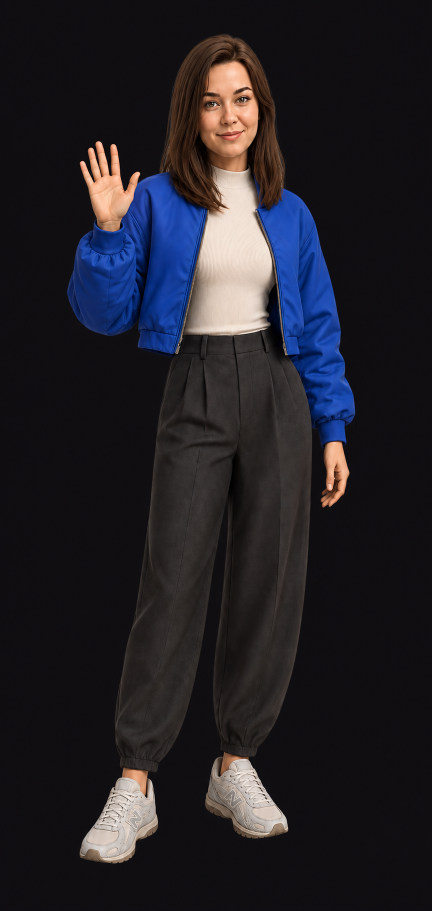
#> input picture assets/hero-wave-frames/viktoria-profile-dark-master-v10.png, 864 x 1821 px (shown at 1/2 size)
$ python build_profile_character.py
#> lines starting #> are read from the running program, lines starting #| are printed output that depends on the picture; after the words box and inside, x2 and y2 are one past the last pixel; in counts of white or black regions, pixels touching at a corner belong together
#> in main, dark is the input picture: PIL image 864x1821 RGB; mean R, G, B 34.3, 32.3, 38.5
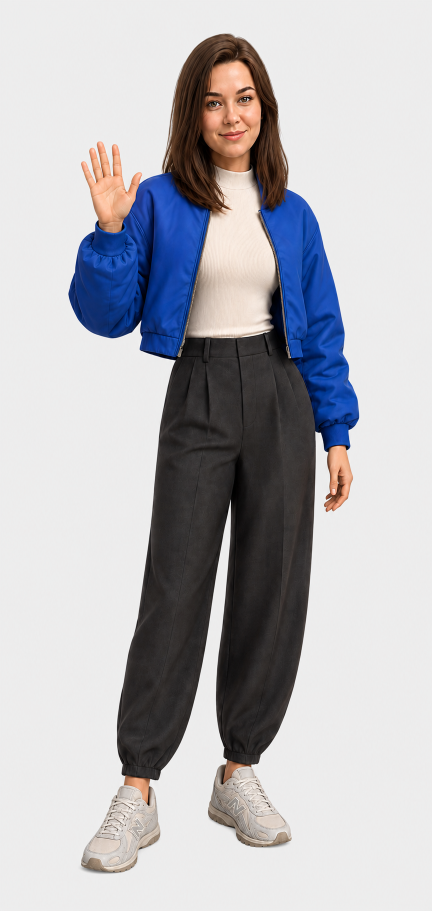
#> input picture assets/hero-wave-frames/viktoria-profile-light-master-v10.png, 864 x 1821 px (shown at 1/2 size)
#> in main, light is the input picture: PIL image 864x1821 RGB; mean R, G, B 182.5, 182.1, 186.6
#!/usr/bin/env python3
"""Build theme-matched opaque static profile plates."""

from pathlib import Path

import numpy as np
from PIL import Image, ImageDraw


ROOT = Path(__file__).resolve().parents[1]
OUTPUT_SIZE = (480, 1012)
VARIANTS = {
    "dark": {
        "source": ROOT / "assets/hero-wave-frames/viktoria-profile-dark-master-v10.png",
        "output": ROOT / "assets/viktoria-profile-dark-v10.png",
        "background": (19, 19, 22),
    },
    "light": {
        "source": ROOT / "assets/hero-wave-frames/viktoria-profile-light-master-v10.png",
        "output": ROOT / "assets/viktoria-profile-light-v10.png",
        "background": (240, 240, 240),
    },
}


def connected_background(dark: Image.Image, light: Image.Image) -> np.ndarray:
    """Find the backdrop from what changes between the two matched renders."""
    dark_pixels = np.asarray(dark.convert("RGB"), dtype=np.int16)
    light_pixels = np.asarray(light.convert("RGB"), dtype=np.int16)
    difference = np.max(np.abs(dark_pixels - light_pixels), axis=2)
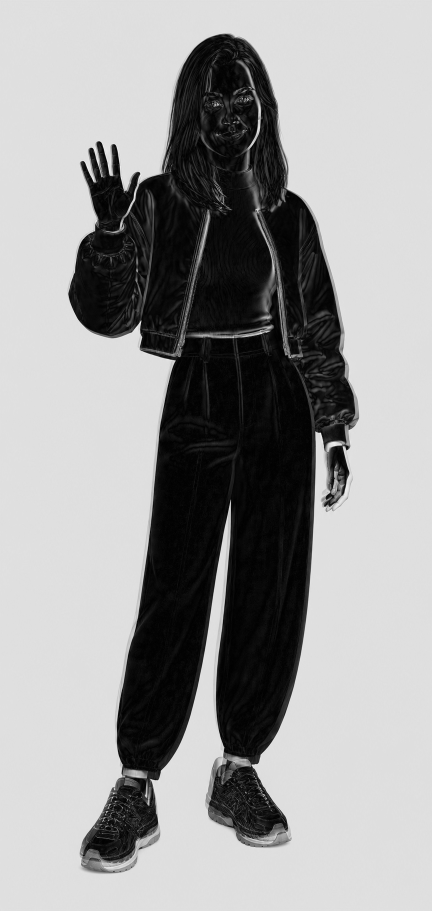
#> difference: shape (1821, 864) int16 (shown at 1/2 size); min 0, max 249, mean 154.9

    # The generated character stays nearly identical between themes, while the
    # background changes by more than 200 levels. Flood filling keeps any rare
    # high-difference details inside the character out of the background mask.
    candidate = difference > 205
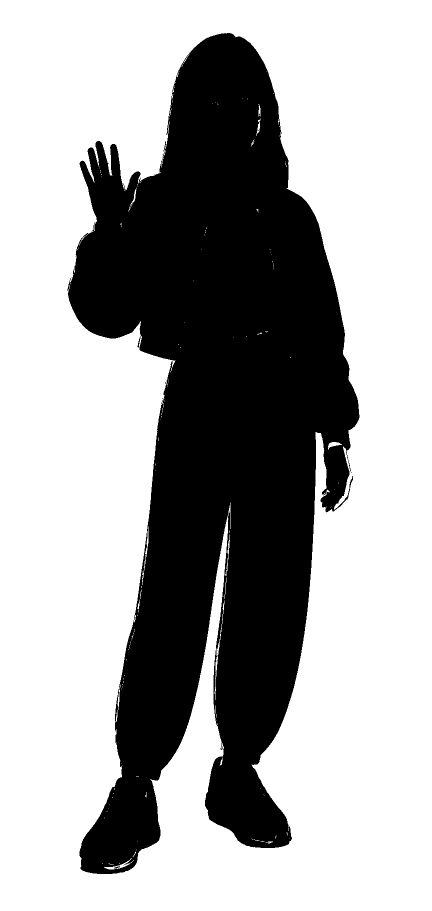
#> candidate: shape (1821, 864) bool (shown at 1/2 size); 65.5% white; 22 black regions (18 under 20 px), largest, box (x1, y1, x2, y2) and area: (134, 66, 719, 1748) 541998, (275, 671, 281, 695) 50, (228, 1732, 240, 1737) 27, (441, 1485, 445, 1500) 20
    flood_map = Image.fromarray(np.where(candidate, 0, 255).astype(np.uint8)).copy()
    for seed in (
        (0, 0),
        (flood_map.width - 1, 0),
        (0, flood_map.height - 1),
        (flood_map.width - 1, flood_map.height - 1),
    ):
        if flood_map.getpixel(seed) == 0:
            ImageDraw.floodfill(flood_map, seed, 128, thresh=0)
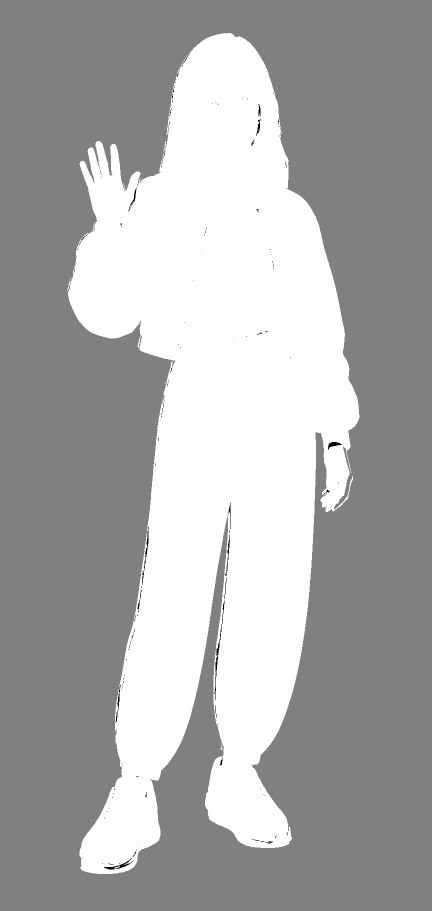
#> flood_map: PIL image 864x1821 L (shown at 1/2 size); min 0, max 255, mean 171.6
    return np.asarray(flood_map) == 128
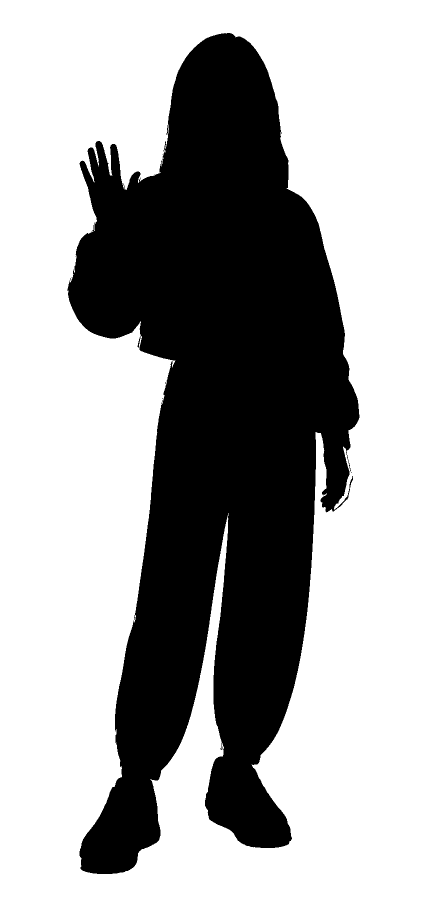
#> returned value: shape (1821, 864) bool (shown at 1/2 size); 65.4% white; 16 black regions (13 under 20 px), largest, box (x1, y1, x2, y2) and area: (134, 66, 719, 1748) 544570, (275, 671, 281, 695) 50, (441, 1485, 445, 1500) 20


def build_variant(config: dict[str, object], background_mask: np.ndarray) -> None:
    source = Image.open(config["source"]).convert("RGB")
    pixels = np.asarray(source).copy()
    pixels[background_mask] = config["background"]
    result = Image.fromarray(pixels).resize(OUTPUT_SIZE, Image.Resampling.LANCZOS)
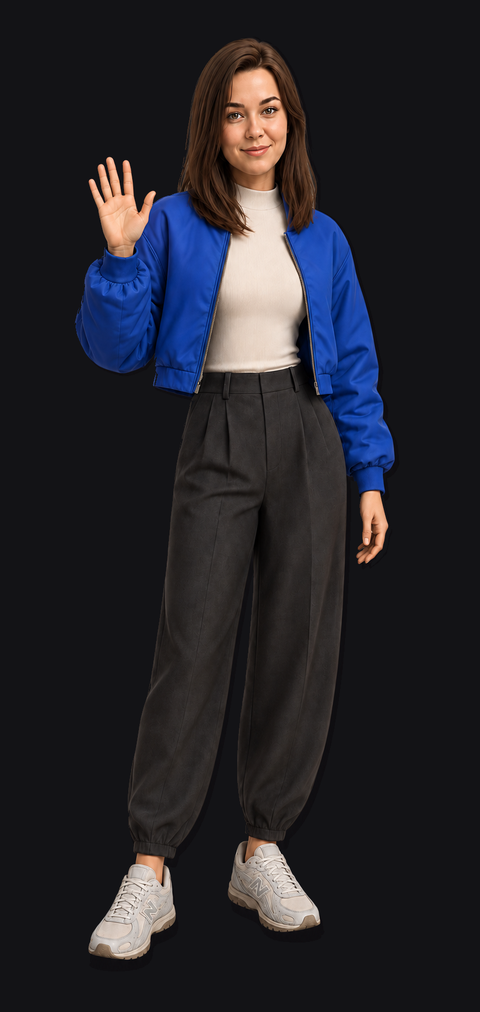
#> result: PIL image 480x1012 RGB; mean R, G, B 36.8, 35.9, 42
    result.save(config["output"], optimize=True)
    print(f"Built {Path(config['output']).relative_to(ROOT)} ({OUTPUT_SIZE[0]}x{OUTPUT_SIZE[1]}, RGB)")


def main() -> None:
    dark = Image.open(VARIANTS["dark"]["source"]).convert("RGB")
    light = Image.open(VARIANTS["light"]["source"]).convert("RGB")
    background_mask = connected_background(dark, light)
    for config in VARIANTS.values():
        build_variant(config, background_mask)


if __name__ == "__main__":
    main()
